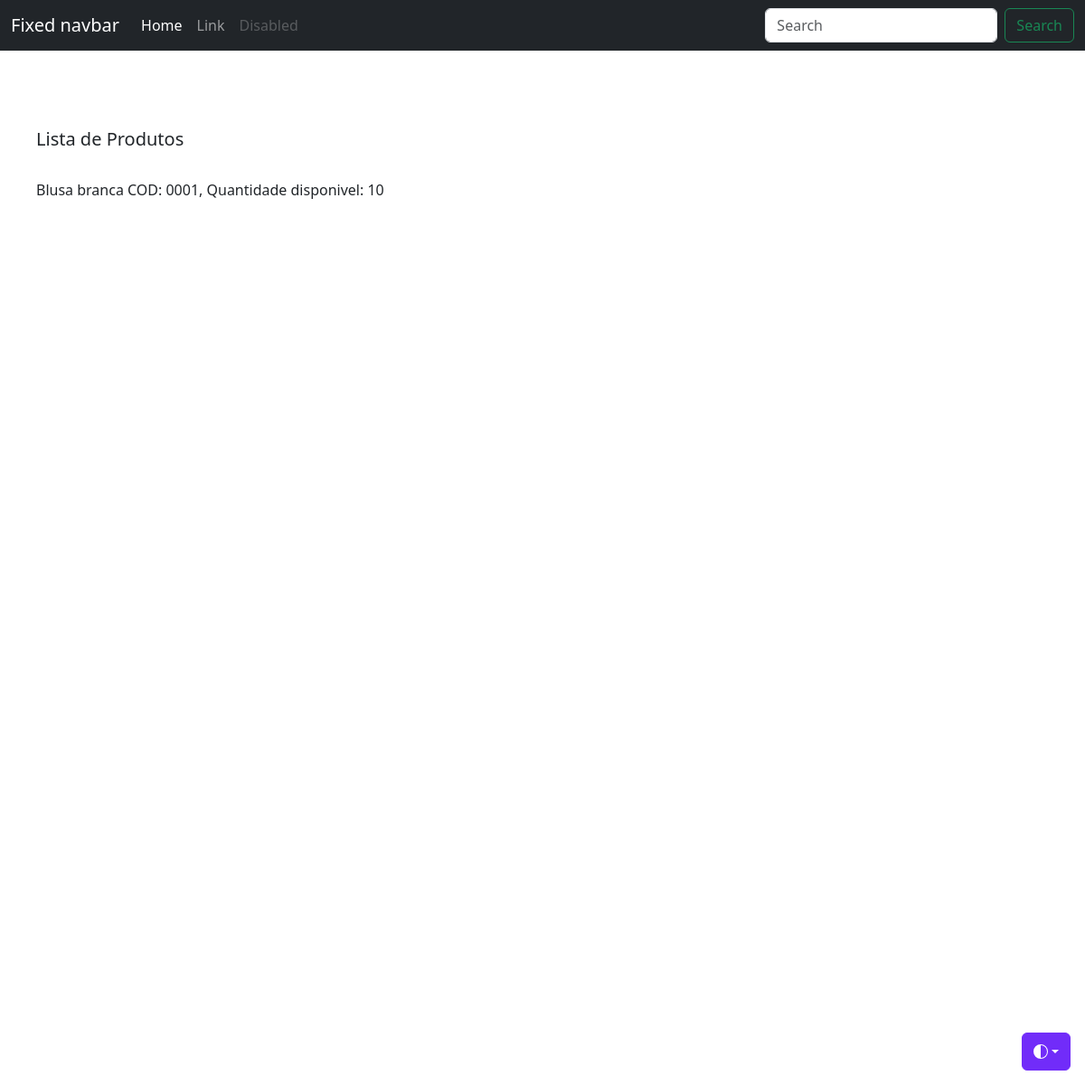
/listar_produtos/, run on an earlier commit of the app's database.
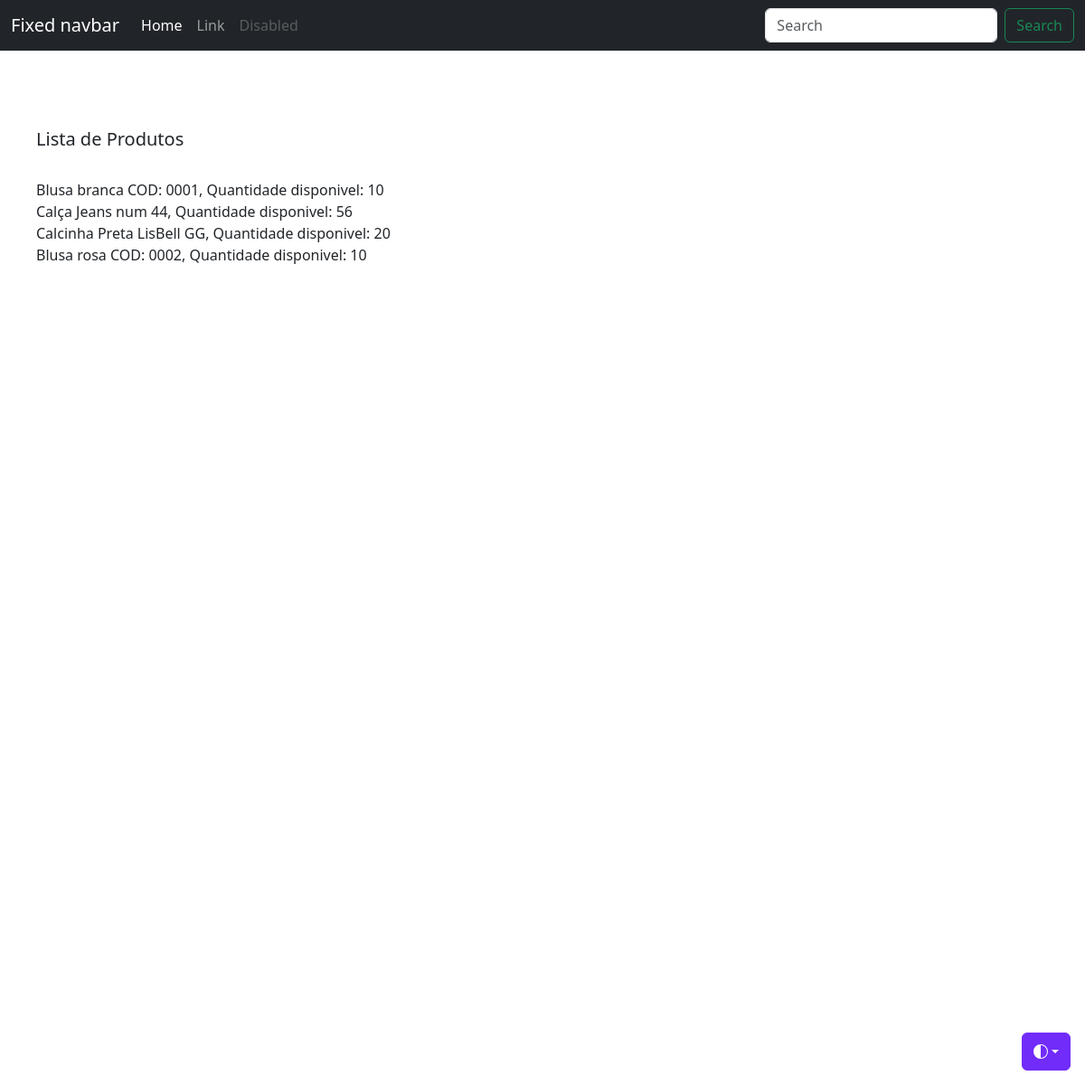
And on a later commit of the database.
### estoqueapp/models.py (models this page shows, shortened)
class Estoque(models.Model):
    categoria = models.CharField(max_length=50, blank=True, null=True)
    nome_item = models.CharField(max_length=50, blank=True, null=True)
    quantidade = models.IntegerField(default='0', blank=True, null=True)
    quantidade_recebida = models.IntegerField(default='0', blank=True, null=True)
    recebido_por = models.CharField(max_length=50, blank=True, null=True)
    quantidade_emitida = models.IntegerField(default='0', blank=True, null=True)
    emitido_por = models.CharField(max_length=50, blank=True, null=True)
    emitido_para = models.CharField(max_length=50, blank=True, null=True)
    numero_telefone = models.CharField(max_length=50, blank=True, null=True)
    criado_por = models.CharField(max_length=50, blank=True, null=True)
    nivel_reposicao = models.IntegerField(default='0', blank=True, null=True)
    ultima_atualizacao = models.DateTimeField(auto_now_add=False, auto_now=True)
    exportar_para_CSV = models.BooleanField(default=False)

### estoqueapp/views.py (the view)
# urls.py: path('listar_produtos/', views.listar_produtos, name='listar_produtos'),
def listar_produtos(request):
    title = 'Lista de Produtos'
    queryset = Estoque.objects.all()
    context = {
    "title": title,
    "queryset": queryset,
    }
    return render(request, "listar_produtos.html",context)

### estoqueapp/templates/listar_produtos.html (shortened to what this page needs)
{% load static %}
<!doctype html>
<html lang="en" data-bs-theme="auto">
  <head><script src="/docs/5.3/assets/js/color-modes.js"></script>
    <link rel="stylesheet" href="https://cdn.jsdelivr.net/npm/@docsearch/css@3">
<link href="{% static 'css/stylesheet.css' %}" rel="stylesheet">
<link href="{% static 'css/bootstrap.min.css' %}" rel="stylesheet">
<link href="{% static 'css/navbar-fixed.css' %}" rel="stylesheet">
    <link href="navbar-fixed.css" rel="stylesheet">
  </head>
  <body>
    <div class="dropdown position-fixed bottom-0 end-0 mb-3 me-3 bd-mode-toggle">
      <button class="btn btn-bd-primary py-2 dropdown-toggle d-flex align-items-center"
              id="bd-theme"
              type="button"
              aria-expanded="false"
              data-bs-toggle="dropdown"
              aria-label="Toggle theme (auto)">
        <svg class="bi my-1 theme-icon-active" width="1em" height="1em"><use href="#circle-half"></use></svg>
      </button>
    </div>
<nav class="navbar navbar-expand-md navbar-dark fixed-top bg-dark">
  <div class="container-fluid">
    <a class="navbar-brand" href="#">Fixed navbar</a>
    <div class="collapse navbar-collapse" id="navbarCollapse">
      <ul class="navbar-nav me-auto mb-2 mb-md-0">
        <li class="nav-item">
          <a class="nav-link active" aria-current="page" href="#">Home</a>
        </li>
        <li class="nav-item">
          <a class="nav-link" href="#">Link</a>
        </li>
        <li class="nav-item">
          <a class="nav-link disabled" aria-disabled="true">Disabled</a>
        </li>
      </ul>
      <form class="d-flex" role="search">
        <input class="form-control me-2" type="search" placeholder="Search" aria-label="Search">
        <button class="btn btn-outline-success" type="submit">Search</button>
      </form>
    </div>
  </div>
</nav>
<main>
    <div style='margin-left: 40px; margin-right: 40px; margin-top: 70px;'>
        <h5>{{title}}</h5>
        <br>
        {% for i in queryset %}
        {{i.nome_item}}, Quantidade disponivel: {{i.quantidade}}<br>
        {% endfor %}
    </div>
</main>
    </body>
</html>

### estoqueapp/static/css/stylesheet.css (style rules this page uses)
body { background: #c9ccd6; }

### estoqueapp/static/css/navbar-fixed.css (style rules this page uses)
body { min-height: 75rem; padding-top: 4.5rem; }

### estoqueapp/templates/listar_produtos.html (style rules this page uses)
.bi { vertical-align: -.125em; fill: currentColor; }
.btn-bd-primary { --bd-violet-bg: #712cf9; --bd-violet-rgb: 112.520718, 44.062154, 249.437846; --bs-btn-font-weight: 600; --bs-btn-color: var(--bs-white); --bs-btn-bg: var(--bd-violet-bg); --bs-btn-border-color: var(--bd-violet-bg); --bs-btn-hover-color: var(--bs-white); --bs-btn-hover-bg: #6528e0; --bs-btn-hover-border-color: #6528e0; --bs-btn-focus-shadow-rgb: var(--bd-violet-rgb); --bs-btn-active-color: var(--bs-btn-hover-color); --bs-btn-active-bg: #5a23c8; --bs-btn-active-border-color: #5a23c8; }
.bd-mode-toggle { z-index: 1500; }

What changed in the data, as far as the page shows it:
added Estoque: nome_item "Calça Jeans num 44", quantidade "56"
added Estoque: nome_item "Calcinha Preta LisBell GG", quantidade "20"
added Estoque: nome_item "Blusa rosa COD: 0002", quantidade "10"
